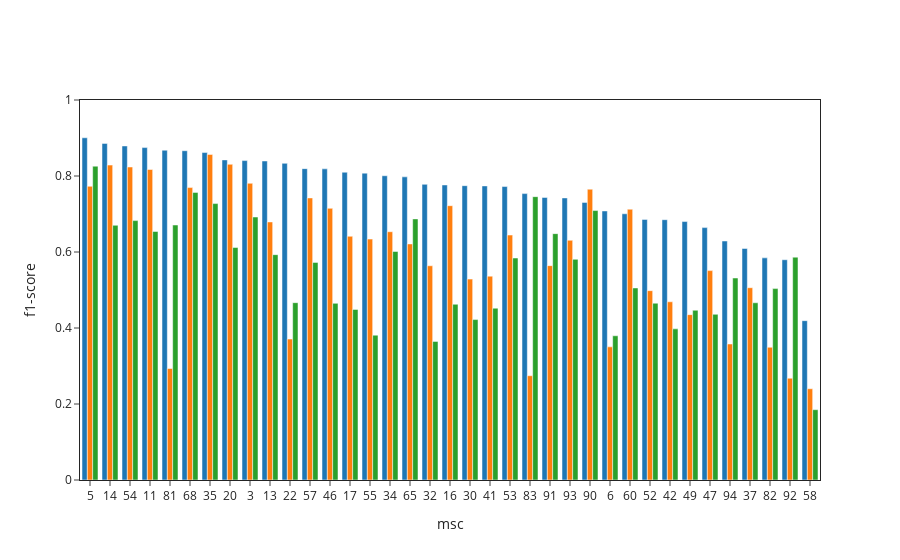

This figure's notebook cell:
### Code cell
data=[go.Bar(x=z.msc,y=z.fZb,name="ZB"),
      go.Bar(x=z.msc,y=z.fRf,name="Ref"),
      go.Bar(x=z.msc,y=z.fUl,name="S14")    
      ];
layout=go.Layout(barmode='group',
                 xaxis={'type':'category','title':'msc', 'mirror': True},
                 yaxis={'title':'f1-score','range':[0,1],'mirror': True},
                 template='simple_white',
                showlegend=False)
go.Figure(data,layout).show()

### Figure 1 — Plotly figure (JSON) as saved in the notebook; plotly's stock layout.template omitted (floating-point values rounded to 4 significant figures)
{"data": [{"name": "ZB", "type": "bar", "x": [5, 14, 54, 11, 81, 68, 35, 20, 3, 13, 22, 57, 46, 17, 55, 34, 65, 32, 16, 30, 41, 53, 83, 91, 93, 90, 6, 60, 52, 42, 49, 47, 94, 37, 82, 92, 58], "y": [0.9006, 0.8858, 0.8791, 0.8748, 0.8679, 0.8666, 0.8617, 0.8424, 0.8406, 0.8395, 0.8333, 0.8194, 0.8188, 0.81, 0.8075, 0.8007, 0.7978, 0.7781, 0.7765, 0.7746, 0.7739, 0.7722, 0.7537, 0.7436, 0.7423, 0.7306, 0.708, 0.7006, 0.6858, 0.6851, 0.6801, 0.6642, 0.6289, 0.6093, 0.5846, 0.5797, 0.4193]}, {"name": "Ref", "type": "bar", "x": [5, 14, 54, 11, 81, 68, 35, 20, 3, 13, 22, 57, 46, 17, 55, 34, 65, 32, 16, 30, 41, 53, 83, 91, 93, 90, 6, 60, 52, 42, 49, 47, 94, 37, 82, 92, 58], "y": [0.7729, 0.8287, 0.8237, 0.8171, 0.2933, 0.7695, 0.8567, 0.8307, 0.7808, 0.6791, 0.3708, 0.7423, 0.7149, 0.6413, 0.634, 0.6534, 0.6212, 0.5638, 0.7218, 0.5287, 0.5364, 0.6446, 0.2744, 0.5641, 0.6308, 0.7653, 0.3504, 0.7126, 0.4983, 0.469, 0.4352, 0.551, 0.3579, 0.506, 0.3493, 0.2678, 0.2402]}, {"name": "S14", "type": "bar", "x": [5, 14, 54, 11, 81, 68, 35, 20, 3, 13, 22, 57, 46, 17, 55, 34, 65, 32, 16, 30, 41, 53, 83, 91, 93, 90, 6, 60, 52, 42, 49, 47, 94, 37, 82, 92, 58], "y": [0.8259, 0.6703, 0.6826, 0.654, 0.671, 0.7569, 0.7274, 0.6118, 0.692, 0.593, 0.4667, 0.5727, 0.4649, 0.4489, 0.3811, 0.6014, 0.6872, 0.3648, 0.4625, 0.4221, 0.4521, 0.5841, 0.7456, 0.6484, 0.5808, 0.7091, 0.3796, 0.5054, 0.4653, 0.3977, 0.4467, 0.436, 0.5316, 0.4664, 0.5037, 0.5864, 0.185]}], "layout": {"barmode": "group", "showlegend": false, "xaxis": {"mirror": true, "title": {"text": "msc"}, "type": "category"}, "yaxis": {"mirror": true, "range": [0, 1], "title": {"text": "f1-score"}}}}
